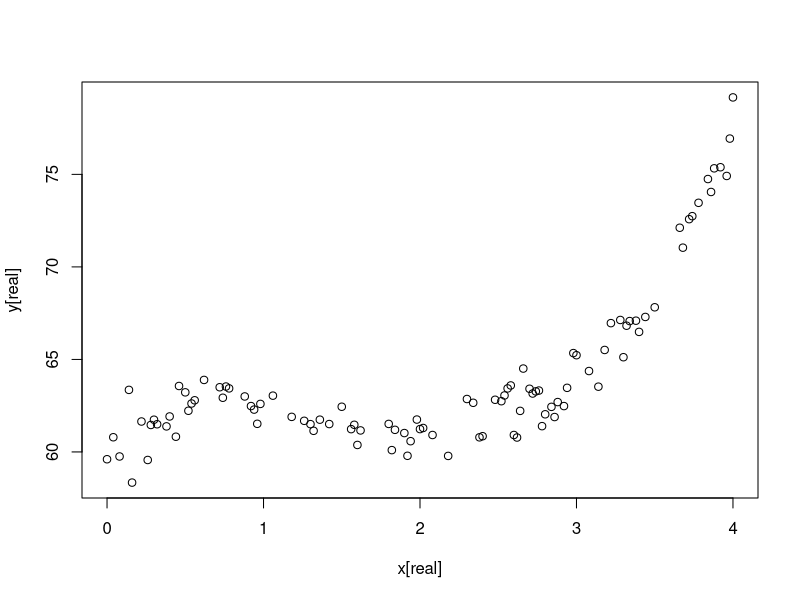

Reproduce this figure in R. (Note: this script raises an error after producing the figure.)
x = seq(0,4,0.02)
y = 60 + 6.4*x -5.3*x*x + 1.2*x^3 + rnorm(n = length(x), sd = 1)

training = sample(1:201, size = 100)
real = setdiff(1:201, training)

plot(y=y[real],x=x[real])

model = lm(y~x+I(x^2) + I(x^3))
summary(model)

model = lm(y~poly(x,3))
summary(model)


glmnet_fit = glmnet(cbind(x[training], x[training]^2, x[training]^3), y[training], family="gaussian", alpha = 1, nlambda=100000)
cv_glmnet_fit = cv.glmnet(cbind(x[training], x[training]^2, x[training]^3), y[training], nfolds=10, type.measure = "mse", alpha=1)
yhat_test=predict(glmnet_fit, cbind(x[real], x[real]^2, x[real]^3), s=cv_glmnet_fit$lambda.min)
c(sum((y[real]-yhat_test)^2), cv_glmnet_fit$lambda.min)
glmnet(cbind(rep(1, length(training)),x[training], x[training]^2, x[training]^3), y[training], family="gaussian", alpha = 1, lambda = cv_glmnet_fit$lambda.min)$beta

glmnet_fit = glmnet(poly(x[training],3), y[training], family="gaussian", alpha = 1, nlambda=100000)
cv_glmnet_fit = cv.glmnet(poly(x[training],3), y[training], nfolds=10, type.measure = "mse", alpha=1)
yhat_test=predict(glmnet_fit, poly(x[real],3), s=cv_glmnet_fit$lambda.min)
c(sum((y[real]-yhat_test)^2), cv_glmnet_fit$lambda.min)
tt=glmnet(poly(x[training],3), y[training], family="gaussian", alpha = 1, lambda = cv_glmnet_fit$lambda.min)


error = rnorm(nrow(x))
x = matrix(c(c(1,1,1,0,0,0,0),c(1,1,1,0,1,0,1)), ncol = 2,byrow = F)
y = 10 + x[,1]*5 + 6*x[,2] + error
summary(lm(y~x))


####################
# Band of residuals
####################
x = 1:100
x2 = factor(rep(c("A","B", "C", "D"),each=25))
y = 60 + 20*x + rnorm(length(x), sd= 5)
y = y + rep(c(40, 60, 100, 110), each=25)

plot(y~x)
mod = lm(y~x)
qplot(y=mod$residuals, mod$fitted.values, geom=c("point", "smooth"))

